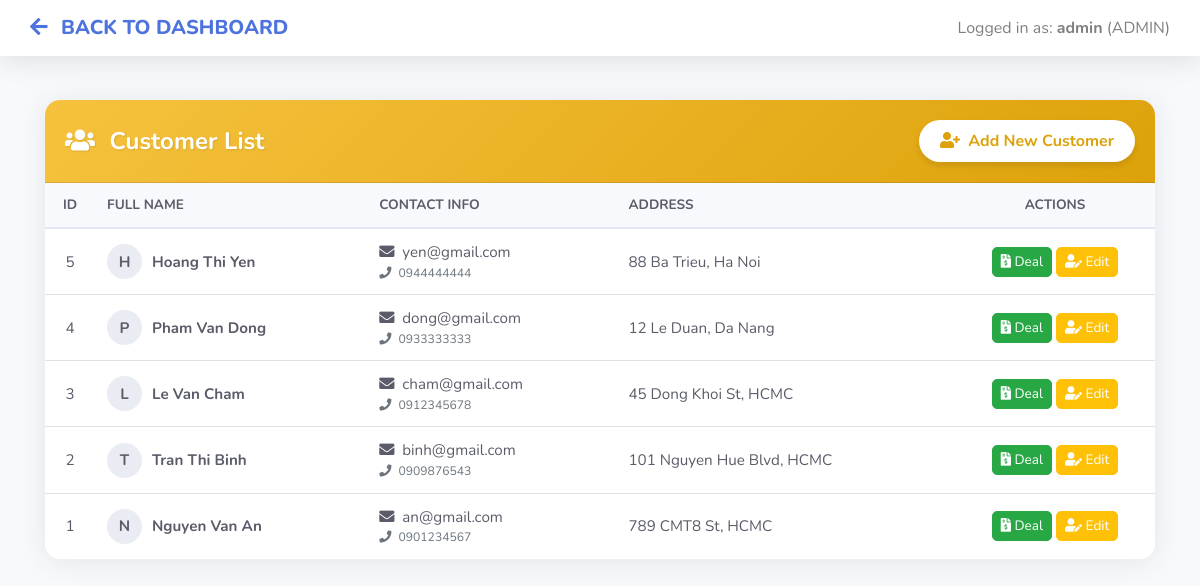
/customer.php (signed in), run on the app's committed database.
### tables this page shows
CREATE TABLE customers (
    customer_id INT AUTO_INCREMENT PRIMARY KEY,
    full_name VARCHAR(100) NOT NULL,
    email VARCHAR(50) NOT NULL,
    phone VARCHAR(15) NOT NULL,
    address VARCHAR(255) NOT NULL
);

### customer.php (the view, shortened to what this page needs)
<?php
include "auth_check.php";
$role = isset($_SESSION['role']) ? strtolower($_SESSION['role']) : 'sale';
?>
<!DOCTYPE html>
<html lang="en">
<head>
    <link rel="stylesheet" href="https://stackpath.bootstrapcdn.com/bootstrap/4.3.1/css/bootstrap.min.css">
    <link rel="stylesheet" href="https://cdnjs.cloudflare.com/ajax/libs/font-awesome/5.15.3/css/all.min.css">
</head>
<body>
<nav class="navbar navbar-expand navbar-light navbar-custom fixed-top">
    <div class="container">
        <a class="navbar-brand" href="homepage.php">
            <i class="fas fa-arrow-left mr-2"></i> BACK TO DASHBOARD
        </a>
        <span class="navbar-text ml-auto">
            Logged in as: <b><?php echo $_SESSION['username']; ?></b> (<?php echo strtoupper($role); ?>)
        </span>
    </div>
</nav>
<div class="container" style="margin-top: 100px; margin-bottom: 50px;">
    <div class="card card-table">
        <div class="card-header">
            <h4><i class="fas fa-users mr-2"></i> Customer List</h4>
            <a href="add_customer.php" class="btn btn-add-new">
                <i class="fas fa-user-plus mr-1"></i> Add New Customer
            </a>
        </div>
        <div class="card-body p-0">
            <div class="table-responsive">
                <table class="table table-hover mb-0">
                    <thead>
                        <tr>
                            <th class="text-center" width="50">ID</th>
                            <th>Full Name</th>
                            <th>Contact Info</th>
                            <th>Address</th>
                            <th class="text-center" width="200">Actions</th>
                        </tr>
                    </thead>
                    <tbody>
                        <?php
                        if (!empty($link)) {
                            $query = "SELECT * FROM customers ORDER BY customer_id DESC";
                            $res = mysqli_query($link, $query);
                            if (mysqli_num_rows($res) > 0) {
                                while ($row = mysqli_fetch_assoc($res)) {
                                    $c_id = $row['customer_id'];
                                    $name = htmlspecialchars($row['full_name']);
                                    $email = htmlspecialchars($row['email']);
                                    $phone = htmlspecialchars($row['phone']);
                                    $addr = htmlspecialchars($row['address']);
                                    $initial = substr($name, 0, 1);
                                    echo "<tr>";
                                    echo "<td class='text-center'>{$c_id}</td>";
                                    echo "<td>
                                            <div class='d-flex align-items-center'>
                                                <div class='avatar-initial'>{$initial}</div>
                                                <span class='font-weight-bold'>{$name}</span>
                                            </div>
                                          </td>";
                                    echo "<td>
                                            <div><i class='fas fa-envelope text-gray-400 mr-1'></i> {$email}</div>
                                            <div class='small text-muted'><i class='fas fa-phone text-gray-400 mr-1'></i> {$phone}</div>
                                          </td>";
                                    echo "<td>{$addr}</td>";
                                    echo "<td class='text-center'>";
                                    echo "<a href='create_contract.php?customer_id={$c_id}'
                                            class='btn btn-success btn-sm btn-action'
                                            title='Create Transaction'>
                                            <i class='fas fa-file-invoice-dollar'></i> Deal
                                          </a>";
                                    if ($role === 'admin') {
                                        echo "<a href='editcustomer.php?id={$c_id}'
                                                class='btn btn-warning btn-sm btn-action text-white'
                                                title='Edit Info'>
                                                <i class='fas fa-user-edit'></i> Edit
                                              </a>";
                                    }
                                    echo "</td>";
                                    echo "</tr>";
                                }
                            } else {
                                echo "<tr><td colspan='5' class='text-center py-4'>No customers found. Please add a new customer.</td></tr>";
                            }
                        }
                        ?>
                    </tbody>
                </table>
            </div>
        </div>
    </div>
</div>
</body>
</html>

### customer.php (style rules this page uses)
body { background-color: #f8f9fc; font-family: 'Nunito', sans-serif; color: #5a5c69; }
.navbar-custom { background-color: #ffffff; box-shadow: 0 .15rem 1.75rem 0 rgba(58,59,69,.15); }
.navbar-brand { color: #4e73df !important; font-weight: 800; }
.card-table { border: none; border-radius: 15px; box-shadow: 0 0.15rem 1.75rem 0 rgba(58, 59, 69, 0.1); background-color: #fff; overflow: hidden; margin-top: 30px; }
.card-header { background: linear-gradient(135deg, #f6c23e 0%, #dda20a 100%); color: white; padding: 20px; display: flex; justify-content: space-between; align-items: center; }
.card-header h4 { margin: 0; font-weight: 700; color: white; text-shadow: 1px 1px 2px rgba(0,0,0,0.1); }
.btn-add-new { background-color: white; color: #dda20a; font-weight: bold; border-radius: 50px; padding: 8px 20px; box-shadow: 0 4px 6px rgba(0,0,0,0.1); transition: all 0.2s; }
.table thead th { border-top: none; border-bottom: 2px solid #e3e6f0; background-color: #f8f9fc; color: #5a5c69; font-weight: 700; text-transform: uppercase; font-size: 0.85rem; }
.table tbody td { vertical-align: middle; color: #5a5c69; font-size: 0.95rem; }
.btn-action { border-radius: 5px; font-size: 0.85rem; margin: 2px; }
.avatar-initial { width: 35px; height: 35px; background-color: #eaecf4; color: #5a5c69; border-radius: 50%; display: inline-flex; align-items: center; justify-content: center; font-weight: bold; margin-right: 10px; }

### data on the page
customers: customer_id "5", full_name "H", full_name "Hoang Thi Yen", email "yen@gmail.com", phone "0944444444", address "88 Ba Trieu, Ha Noi"
customers: customer_id "4", full_name "P", full_name "Pham Van Dong", email "dong@gmail.com", phone "0933333333", address "12 Le Duan, Da Nang"
customers: customer_id "3", full_name "L", full_name "Le Van Cham", email "cham@gmail.com", phone "0912345678", address "45 Dong Khoi St, HCMC"
customers: customer_id "2", full_name "T", full_name "Tran Thi Binh", email "binh@gmail.com", phone "0909876543", address "101 Nguyen Hue Blvd, HCMC"
customers: customer_id "1", full_name "N", full_name "Nguyen Van An", email "an@gmail.com", phone "0901234567", address "789 CMT8 St, HCMC"

### other printed values
$_SESSION['username'] "admin"
$role "ADMIN"
